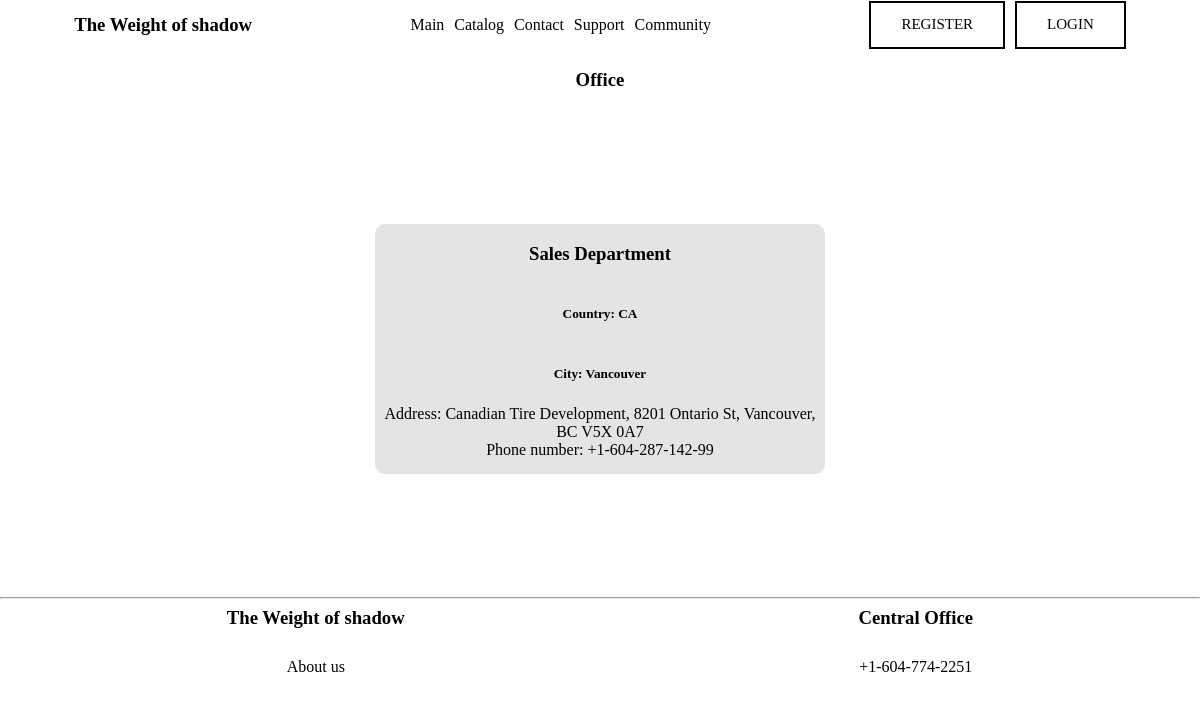
The page /contact/office/ on the database as committed earlier.
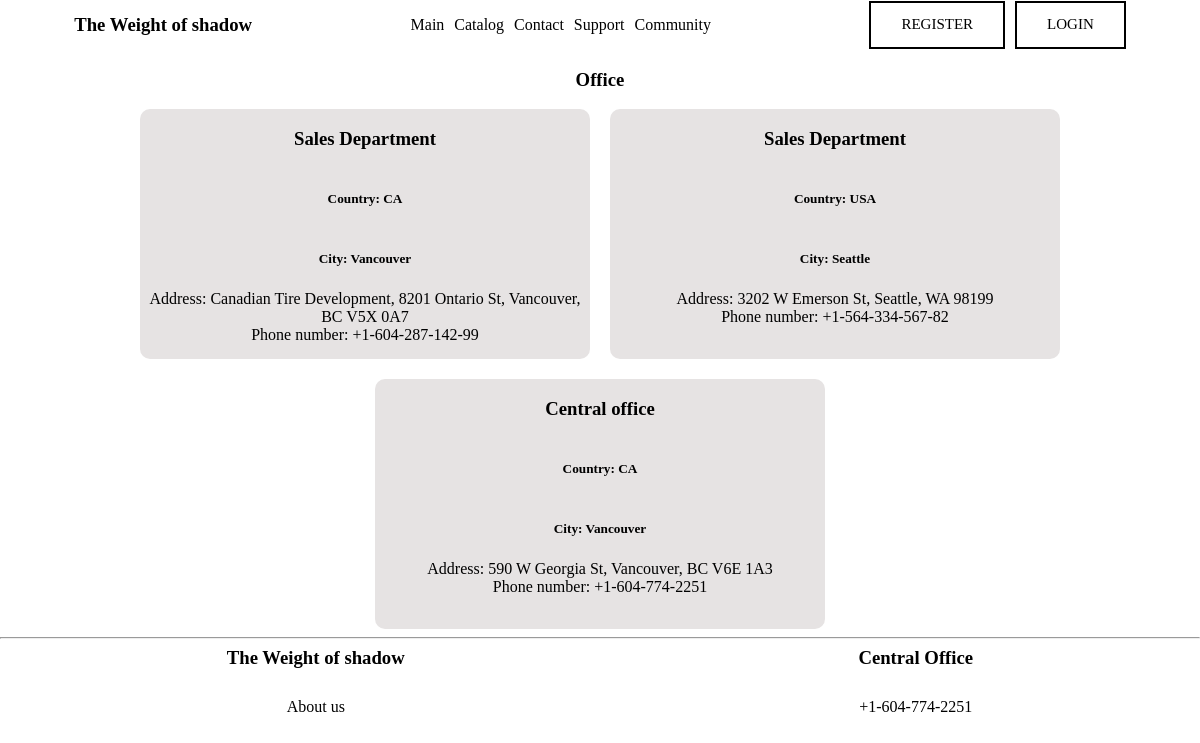
The same page on the database as committed later.
### contact/models.py (models this page shows, shortened)
class office(models.Model):
    country = [
        ("CA","CA"),
        ("USA","USA")
    ]
    name = models.CharField(max_length=100, default='')
    type = models.CharField(max_length=3, choices=country, default='CA')  # Добавил max_length=3
    city = models.CharField(max_length=100, default='')
    address = models.CharField(max_length=200)
    phone_number = models.CharField(max_length=20)

### contact/views.py (the view)
# urls.py: path('office/', views.FunctionOffice, name='office'),
def FunctionOffice(request):
    list_office = office.objects.all()
    return render(request, 'contact/office.html', {'list_office': list_office})

### contact/templates/contact/office.html (shortened to what this page needs)
{% extends 'myapp/layout.html' %}
{% load static %}
{% block style_css %}
<link rel="stylesheet" href="{% static 'contact/css/contact.css' %}" />
{% endblock %}
{% block content %}
<h3>Office</h3>
<div class="main_keys">
{% for el in list_office %}
<div class="keys">
    <h3>{{el.name}}</h3>
   <h5>Country: {{el.type}}</h5>
   <h5>City: {{el.city}}</h5>
   <p>Address: {{el.address}}</p>
   <p>Phone number: {{el.phone_number}}</p>
</div>
{% endfor %}
</div>
{% endblock %}

Rows that differ between the two databases and show on the page:
added office: name "Sales Department", type "USA", city "Seattle", address "3202 W Emerson St, Seattle, WA 98199", phone_number "+1-564-334-567-82"
added office: name "Central office", type "CA", city "Vancouver", address "590 W Georgia St, Vancouver, BC V6E 1A3", phone_number "+1-604-774-2251"
